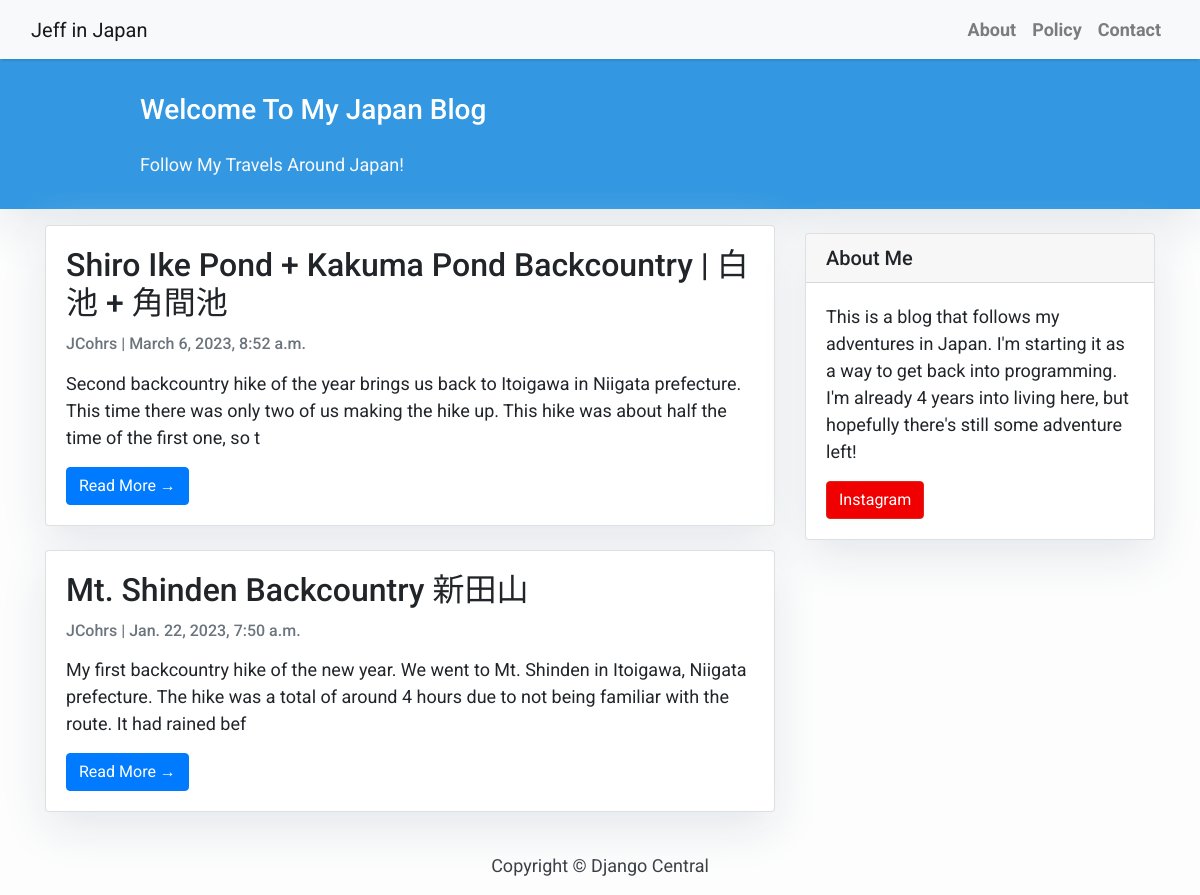
The page / on the database its author committed.
### blog/models.py (models this page shows, shortened)
class Post(models.Model):
    title = models.CharField(max_length=200, unique=True)
    slug = models.SlugField(max_length=200, unique=True)
    author = models.ForeignKey(User, on_delete= models.CASCADE, related_name='blog_posts')
    updated_on = models.DateTimeField(auto_now=True)
    content = models.TextField()
    created_on = models.DateTimeField(auto_now_add=True)
    status = models.IntegerField(choices=STATUS, default=0)
    class Meta:
        ordering = ['-created_on']

### blog/views.py (the view)
# urls.py: path('', views.PostList.as_view(), name='home'),
class PostList(generic.ListView):
    queryset = Post.objects.filter(status=1).order_by('-created_on')
    template_name = 'index.html'

### templates/index.html (shortened to what this page needs)
{% extends "base.html" %}
{% block content %}
<header class="masthead">
    <div class="container">
        <div class="row">
            <div class=" col-md-8 col-md-10 mx-auto">
                <div class="site-heading">
                    <h3 class=" site-heading my-4 mt-3 text-white"> Welcome To My Japan Blog </h3>
                    <p class="text-light">Follow My Travels Around Japan! &nbsp
                    </p>
                </div>
            </div>
        </div>
    </div>
</header>
<div class="container">
    <div class="row">
        <div class="col-md-8 mt-3 left">
            {% for post in post_list %}
            <div class="card mb-4">
                <div class="card-body">
                    <h2 class="card-title">{{ post.title }}</h2>
                    <p class="card-text text-muted h6">{{ post.author }} | {{ post.created_on}} </p>
                    <p class="card-text"><p>{{post.content|slice:":200" | safe }}</p>
                    <a href="{% url 'post_detail' post.slug  %}" class="btn btn-primary">Read More &rarr;</a>
                </div>
            </div>
            {% endfor %}
        </div>
        {% block sidebar %} {% include 'sidebar.html' %} {% endblock sidebar %}
    </div>
</div>
{%endblock%}

### templates/base.html (shortened to what this page needs)
<!DOCTYPE html>
<html>
    <head>
        <link rel="stylesheet" href="https://maxcdn.bootstrapcdn.com/bootstrap/4.0.0/css/bootstrap.min.css"
 />
    </head>
    <body>
        <nav class="navbar navbar-expand-lg navbar-light bg-light shadow" id="mainNav">
            <div class="container-fluid">
                <a class="navbar-brand" href="{% url 'home' %}">Jeff in Japan</a>
                <div class="collapse navbar-collapse" id="navbarResponsive">
                    <ul class="navbar-nav ml-auto">
                        <li class="nav-item text-black">
                            <a class="nav-link text-black font-weight-bold" href="#">About</a>
                        </li>
                        <li class="nav-item text-black">
                            <a class="nav-link text-black font-weight-bold" href="#">Policy</a>
                        </li>
                        <li class="nav-item text-black">
                            <a class="nav-link text-black font-weight-bold" href="#">Contact</a>
                        </li>
                    </ul>
                </div>
            </div>
        </nav>
        {% block content %}{% endblock content %}
        <footer class="py-3 bg-grey">
            <p class="m-0 text-dark text-center ">Copyright &copy; Django Central</p>
        </footer>
    </body>
</html>

### templates/sidebar.html (shortened to what this page needs)
{% block sidebar %}
    <div class="col-md-4 float-right ">
    <div class="card my-4">
            <h5 class="card-header">About Me</h5>
            <div class="card-body">
            <p class="card-text"> This is a blog that follows my adventures in Japan. I'm starting it as a way to get back into programming. &nbsp
                I'm already 4 years into living here, but hopefully there's still some adventure left!
            </p>
            <a href="https://www.instagram.com/cohrslight/"
                class="btn btn-danger" target="_blank">Instagram</a>
        </div>
    </div>
    </div>
{% endblock sidebar %}

### templates/base.html (style rules this page uses)
body { font-family: "Roboto", sans-serif; font-size: 17px; background-color: #fdfdfd; }
.shadow { box-shadow: 0 4px 2px -2px rgba(0, 0, 0, 0.1); }
.btn-danger { color: #fff; background-color: #f00000; border-color: #dc281e; }
.masthead { background: #3398E1; height: auto; padding-bottom: 15px; box-shadow: 0 16px 48px #E3E7EB; padding-top: 10px; }

### templates/index.html (style rules this page uses)
body { font-family: "Roboto", sans-serif; font-size: 18px; background-color: #fdfdfd; }
.card { box-shadow: 0 16px 48px #E3E7EB; }

### templates/sidebar.html (style rules this page uses)
.card { box-shadow: 0 16px 48px #E3E7EB; }

### rows shown on the page
Post: title "Shiro Ike Pond + Kakuma Pond Backcountry | 白池 + 角間池", author "JCohrs", created_on "March 6, 2023, 8:52 a.m.", content "Second backcountry hike of the year brings us back to Itoigawa in Niigata prefecture. This time there was only two of us making the hike up. This hike was about half the time of the first one, so t"
Post: title "Mt. Shinden Backcountry 新田山", author "JCohrs", created_on "Jan. 22, 2023, 7:50 a.m.", content "My first backcountry hike of the new year. We went to Mt. Shinden in Itoigawa, Niigata prefecture. The hike was a total of around 4 hours due to not being familiar with the route. It had rained bef"
